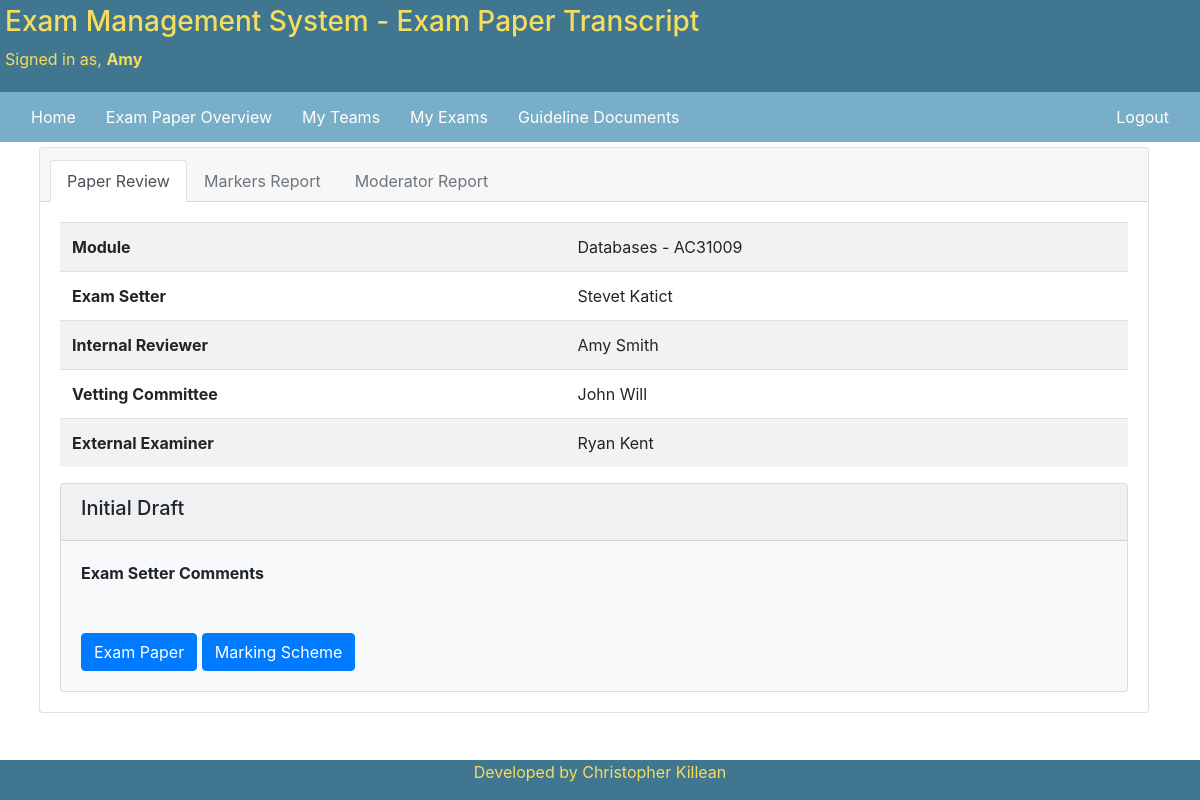
Page /exam_papers/review-transcript/2/ (signed in) on the committed database.
### accounts/models.py (models this page shows, shortened)
class CustomUser(AbstractUser):
    USER_ROLE_CHOICES = [
        ('EXAM_STAFF', 'Exam Staff'),
        ('EXTERNAL_EXAMINER', 'External Examiner'),
        ('SCHOOL_OFFICE', 'School Office'),
    ]
    user_role = models.CharField(
        choices=USER_ROLE_CHOICES,
        null=False, default='',
        max_length=19
    )
    first_name = models.CharField(
        max_length=40,
        blank=False
    )
    last_name = models.CharField(
        max_length=100,
        blank=False
    )
    email = models.EmailField(
        max_length=100,
        blank=False,
        default='',
        unique=True
    )
    date_joined = models.DateTimeField(
        default=timezone.now
    )
    is_superuser = models.BooleanField(
        default=False
    )
    is_active = models.BooleanField(
        default=True
    )
    REQUIRED_FIELDS = ['user_role', 'first_name', 'last_name', 'email']
    def users_name(self):
        return self.first_name + ' ' + self.last_name

### exam_paper/models.py (models this page shows, shortened)
class ExamPaper(models.Model):
    Exam_Stages_Options = [
        ('INITIAL_DRAFT', 'Initial Draft'),
        ('INTERNAL_REVIEW', 'Internal Review'),
        ('INTERNAL_REVIEW_COMPLETE', 'Internal Review Complete'),
        ('VETTING_COMMITTEE', 'Vetting Committee'),
        ('VETTING_COMMITTEE_COMPLETE', 'Vetting Committee Review Complete'),
        ('EXTERNAL_REVIEW', 'External Review'),
        ('EXTERNAL_REVIEW_COMPLETE', 'External Review Complete'),
        ('PAPER_FINALISED', 'Paper Finalised'),
        ('EXAM_REPORT', 'Exam Marker Report Submitted'),
        ('REPORTS_COMPLETED', 'Exam Review Complete')
    ]
    paper_team = models.ForeignKey(
        Team,
        null=False,
        on_delete=models.PROTECT,
        related_name='paper_team_set'
    )
    paper_creation_stage = models.CharField(
        choices=Exam_Stages_Options,
        null=False,
        max_length=30,
        default='INITIAL_DRAFT'
    )
    requires_resit_paper = models.BooleanField(
        default=False
    )
    main_exam = models.BooleanField(
        default=True
    )
    module_exam = models.ForeignKey(
        ModuleDetail,
        null=False,
        on_delete=models.PROTECT,
        related_name='exam_module_set'
    )
    exam_paper_type = models.ForeignKey(
        ExamType,
        null=False,
        on_delete=models.PROTECT,
        related_name='exam_type_set'
    )
    paper_review_deadlines = models.ForeignKey(
        SubmissionDeadlines,
        null=False,
        on_delete=models.PROTECT,
        related_name='paper_deadlines_set'
    )
    submission_initial_draft = models.DateField(
        null=True
    )
    submission_internal_review_response = models.DateField(
        null=True
    )
    submission_internal_review_amendments = models.DateField(
        null=True
    )
    submission_vetting_committee_response = models.DateField(
        null=True
    )
    submission_vetting_committee_amendments = models.DateField(
        null=True
    )
    submission_external_review_response = models.DateField(
        null=True
    )
    submission_school_office = models.DateField(
        null=True
    )
    submission_exam_marker_report = models.DateField(
        null=True
    )
    submission_moderator_report = models.DateField(
        null=True
    )
    active = models.BooleanField(
        null=False,
        default=True
    )

### details/models.py (models this page shows)
class ModuleDetail(models.Model):
    module_code = models.CharField(
        'Module Code',
        max_length=7,
        null=False,
        validators=[MinLengthValidator(7)],
        unique=True
    )
    module_name = models.CharField(
        max_length=100,
        null=False,
        unique=True
    )
    active = models.BooleanField(
        null=False,
        editable=True,
        unique=False,
        default=True
    )
    def __str__(self):
        return self.module_name + ' - ' + self.module_code

### teams/models.py (models this page shows, shortened)
class Team(models.Model):
    team_name = models.CharField(
        null=False,
        max_length=100,
        unique=True,
    )
    exam_setter = models.ForeignKey(
        settings.AUTH_USER_MODEL,
        null=False,
        on_delete=models.PROTECT,
        related_name='exam_setter_set',
    )
    internal_reviewer = models.ForeignKey(
        settings.AUTH_USER_MODEL,
        null=False,
        on_delete=models.PROTECT,
        related_name='internal_reviewer_set',
    )
    vetting_committee = models.ForeignKey(
        settings.AUTH_USER_MODEL,
        null=False,
        on_delete=models.PROTECT,
        related_name='vetting_committee_set',
    )
    external_examiner = models.ForeignKey(
        settings.AUTH_USER_MODEL,
        null=False,
        on_delete=models.PROTECT,
        related_name='external_reviewer_set',
    )
    school_office = models.ForeignKey(
        settings.AUTH_USER_MODEL,
        null=False,
        on_delete=models.PROTECT,
        related_name='school_office_set',
    )
    observer = models.ForeignKey(
        settings.AUTH_USER_MODEL,
        blank=True,
        null=True,
        on_delete=models.PROTECT,
        related_name='observer_set',
    )
    active = models.BooleanField(
        default=True,
        null=False,
        editable=True,
    )

### exam_paper/views.py (the view)
# urls.py: path('review-transcript/<int:exam_paper_ref>/', ReviewTranscript.as_view(),
class ReviewTranscript(LoginRequiredMixin, DetailView):
    model = ExamPaper
    context_object_name = 'exam_paper_ref'
    template_name = 'exam_papers/paper_transcript.html'
    def get_object(self, **kwargs):
        error_response = "You can only view transcripts of papers which your team is responsible for"
        try:
            exam_paper_instance = ExamPaper.objects.get(id=self.kwargs['exam_paper_ref'])
            team_instance = Team.objects.get(id=exam_paper_instance.paper_team_id)
            if verify_user_in_team(self, team_instance) or self.request.user.is_superuser:
                return exam_paper_instance
            else:
                raise Http404("%s" % error_response)
        except ObjectDoesNotExist:
            raise Http404("%s" % error_response)
    def get_context_data(self, **kwargs):
        exam_paper = ExamPaper.objects.get(pk=self.kwargs['exam_paper_ref'])
        paper_stage = creation_stage_numeric(exam_paper)
        context = super(ReviewTranscript, self).get_context_data(**kwargs)
        context['paper_stage'] = paper_stage
        context['team_ref'] = exam_paper.paper_team
        if paper_stage > 1:
            context['initial_draft'] = ExamInitialDraft.objects.get(related_exam_paper=exam_paper)
        if paper_stage > 2:
            context['internal_review'] = ExamInternalReview.objects.get(related_exam_paper=exam_paper)
        if paper_stage > 4:
            context['vetting'] = ExamVettingCommittee.objects.get(related_exam_paper=exam_paper)
        if paper_stage > 6:
            context['external_review'] = ExamExternalReview.objects.get(related_exam_paper=exam_paper)
        return context

### exam_paper/custom_methods.py (called while the page is built)
def creation_stage_numeric(exam_obj):
    if exam_obj.paper_creation_stage == 'REPORTS_COMPLETED':
        return 10
    elif exam_obj.paper_creation_stage == 'EXAM_REPORT':
        return 9
    elif exam_obj.paper_creation_stage == 'PAPER_FINALISED':
        return 8
    elif exam_obj.paper_creation_stage == 'EXTERNAL_REVIEW_COMPLETE':
        return 7
    elif exam_obj.paper_creation_stage == 'EXTERNAL_REVIEW':
        return 6
    elif exam_obj.paper_creation_stage == 'VETTING_COMMITTEE_COMPLETE':
        return 5
    elif exam_obj.paper_creation_stage == 'VETTING_COMMITTEE':
        return 4
    elif exam_obj.paper_creation_stage == 'INTERNAL_REVIEW_COMPLETE':
        return 3
    elif exam_obj.paper_creation_stage == 'INTERNAL_REVIEW':
        return 2
    else:
        return 1

### teams/custom_methods.py (called while the page is built)
def verify_user_in_team(self, instance):
    if ((self.request.user == instance.exam_setter) or
            (self.request.user == instance.internal_reviewer) or
            (self.request.user == instance.vetting_committee) or
            (self.request.user == instance.external_examiner) or
            (self.request.user == instance.school_office) or
            (self.request.user == instance.observer)):
        return True
    else:
        return False

### templates/exam_papers/paper_transcript.html (shortened to what this page needs)
{%  extends 'base.html' %}
{% block header_page_info %}
- Exam Paper Transcript
{% endblock %}
{% block navbar %}
    <a href="{% url 'accounts:account_home' %}">Home</a>
    <a href="{% url 'exam_paper:exam-paper-overview' exam_paper_ref.id %}">Exam Paper Overview</a>
    <a href="{% url 'teams:my-teams' %}">My Teams</a>
    <a href="{% url 'exam_paper:my-exam-papers' %}">My Exams</a>
    <a href="{% url 'details:guideline-documents' %}">Guideline Documents</a>
    {% if request.user.is_superuser %}
        <a class="ml-auto" href="{% url 'admin:index' %}">Admin Site</a>
        <a href="{% url 'accounts:logout' %}">Logout</a>
    {% else %}
        <a class="ml-auto" href="{% url 'accounts:logout' %}">Logout</a>
    {% endif %}
{% endblock %}
{% block body %}
    <div class="container">
        {% if paper_stage >= 1 %}
            <div class="card">
                <div class="card-header">
                    <ul class="nav nav-tabs card-header-tabs">
                        <li class="nav-item">
                            <a class="nav-link active" href="{% url 'exam_paper:review-transcript' exam_paper_ref.id %}">
                                Paper Review
                            </a>
                        </li>
                        <li class="nav-item">
                            {% if paper_stage < 9 %}
                                <a class="nav-link disabled" href="{% url 'exam_paper:review-marker-report' exam_paper_ref.id %}">
                            {% else %}
                                <a class="nav-link" href="{% url 'exam_paper:review-marker-report' exam_paper_ref.id %}">
                            {% endif %}
                                Markers Report
                            </a>
                        </li>
                        <li class="nav-item">
                            {% if paper_stage < 10 %}
                                <a class="nav-link disabled" href="{% url 'exam_paper:review-moderator-report' exam_paper_ref.id %}">
                            {% else %}
                                <a class="nav-link" href="{% url 'exam_paper:review-moderator-report' exam_paper_ref.id %}">
                            {% endif %}
                                Moderator Report
                            </a>
                        </li>
                    </ul>
                </div>
                <div class="card-body">
                    <table class="table table-striped">
                        <tr>
                            <td><b>Module</b></td>
                            <td>{{ exam_paper_ref.module_exam }}</td>
                        </tr>
                        <tr>
                            <td><b>Exam Setter</b></td>
                            <td>{{ team_ref.exam_setter.users_name }}</td>
                        </tr>
                        <tr>
                            <td><b>Internal Reviewer</b></td>
                            <td>{{ team_ref.internal_reviewer.users_name }}</td>
                        </tr>
                        <tr>
                            <td><b>Vetting Committee</b></td>
                            <td>{{ team_ref.vetting_committee.users_name }}</td>
                        </tr>
                        <tr>
                            <td><b>External Examiner</b></td>
                            <td>{{ team_ref.external_examiner.users_name }}</td>
                        </tr>
                    </table>
                    <div class="card bg-light">
                        <div class="card-header"><h5>Initial Draft</h5></div>
                        <div class="card-body">
                            <p class="card-text"><b>Exam Setter Comments</b>
                                <br>
                                <br>
                                <br>
                                <a href="{{ initial_draft.exam_paper.url }}" class="btn btn-primary">
                                    Exam Paper
                                </a>
                                <a href="{{ initial_draft.marking_scheme.url }}" class="btn btn-primary">
                                    Marking Scheme
                                </a>
                            </p>
                        </div>
                    </div>
                </div>
            </div>
        {% endif %}
    </div>
</body>
{% endblock %}

### templates/base.html (shortened to what this page needs)
<!DOCTYPE html>
<html lang="en-gb">
    <head>
        <link rel="stylesheet" href="https://maxcdn.bootstrapcdn.com/bootstrap/4.3.1/css/bootstrap.min.css">
    </head>
    <body>
    <div class="header">
        <h3>Exam Management System
            {% block header_page_info %}
            {% endblock %}
        </h3>
        {% block header_signed_in_users %}
            <p class="text-black mr-auto">Signed in as, <strong>{{ user.get_short_name }}</strong></p>
        {% endblock %}
    </div>
    <div class="navbar">
        {% block navbar %}
        {% endblock %}
    </div>
    <div class="body">
    {% block body %}
    {% endblock %}
    <div class="footer">
        <p>Developed by Christopher Killean</p>
    </div>
    </body>
</html>

### templates/base.html (style rules this page uses)
* { box-sizing: border-box; }
.header { padding-top: 0px; padding: 5px; text-align: justify; background-color: #417690; color: #f5dd5d; }
.navbar { background-color: #79aec8; }
.navbar a { color: white; padding: 5px 15px; text-decoration: none; text-align: center; }
.body { width: 99%; padding: 5px; padding-bottom: 45px; }
.footer { margin-top: 10px; text-align: center; background-color: #417690; color: #f5dd5d; position: fixed; bottom: 0px; padding-left: 5px; padding-right: 5px; width: 100%; }

### rows in the picture
CustomUser: get_short_name "Amy"
ExamPaper: module_exam "Databases - AC31009"
Team: exam_setter.users_name "Stevet Katict", internal_reviewer.users_name "Amy Smith", vetting_committee.users_name "John Will", external_examiner.users_name "Ryan Kent"
